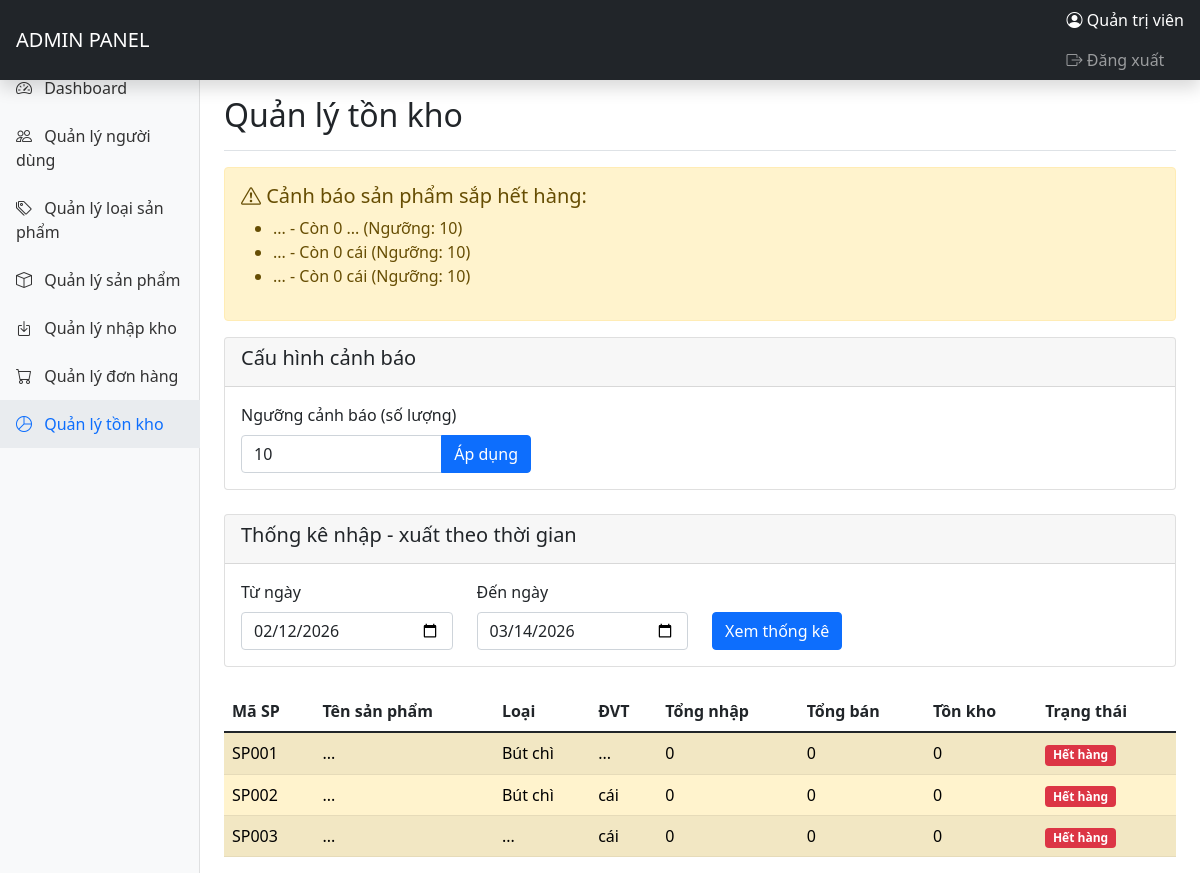
The page /Admin/inventory.php (signed in) on the database its author committed.
### tables this page shows
CREATE TABLE products (
    id INT AUTO_INCREMENT PRIMARY KEY,
    product_code VARCHAR(50) UNIQUE NOT NULL,
    name VARCHAR(200) NOT NULL,
    category_id INT,
    description TEXT,
    unit VARCHAR(50),
    quantity INT DEFAULT 0,
    image VARCHAR(255),
    profit_percent DECIMAL(5,2) DEFAULT 0,
    status TINYINT DEFAULT 1,  
    is_deleted TINYINT DEFAULT 0,  
    created_at TIMESTAMP DEFAULT CURRENT_TIMESTAMP,
    FOREIGN KEY (category_id) REFERENCES categories(id) ON DELETE SET NULL
);

CREATE TABLE categories (
    id INT AUTO_INCREMENT PRIMARY KEY,
    name VARCHAR(100) NOT NULL,
    description TEXT,
    created_at TIMESTAMP DEFAULT CURRENT_TIMESTAMP
);

### Admin/inventory.php (the view, shortened to what this page needs)
<?php
require_once '../config/database.php';
$warning_level = isset($_GET['warning_level']) ? $_GET['warning_level'] : 10;
$date_from = isset($_GET['date_from']) ? $_GET['date_from'] : date('Y-m-d', strtotime('-30 days'));
$date_to = isset($_GET['date_to']) ? $_GET['date_to'] : date('Y-m-d');
$sql = "SELECT
            p.id,
            p.product_code,
            p.name,
            p.unit,
            p.quantity as current_stock,
            c.name as category_name,
            (SELECT COALESCE(SUM(quantity), 0) FROM import_receipt_details ird
             JOIN import_receipts ir ON ird.receipt_id = ir.id
             WHERE ird.product_id = p.id AND ir.status = 1) as total_import,
            (SELECT COALESCE(SUM(quantity), 0) FROM order_details od
             JOIN orders o ON od.order_id = o.id
             WHERE od.product_id = p.id AND o.status = 'delivered') as total_sold
        FROM products p
        LEFT JOIN categories c ON p.category_id = c.id
        WHERE p.is_deleted = 0
        ORDER BY p.name";
$products = $conn->query($sql)->fetchAll(PDO::FETCH_ASSOC);
$low_stock = array_filter($products, function($p) use ($warning_level) {
    return $p['current_stock'] <= $warning_level;
});
?>
<!DOCTYPE html>
<html lang="vi">
<head>
    <link href="https://cdn.jsdelivr.net/npm/bootstrap@5.1.3/dist/css/bootstrap.min.css" rel="stylesheet">
    <link rel="stylesheet" href="https://cdn.jsdelivr.net/npm/bootstrap-icons@1.8.1/font/bootstrap-icons.css">
</head>
<body>
    <?php include 'includes/header.php'; ?>
    <div class="container-fluid">
        <div class="row">
            <?php include 'includes/sidebar.php'; ?>
            <main class="col-md-9 ms-sm-auto col-lg-10 px-md-4">
                <div class="d-flex justify-content-between flex-wrap flex-md-nowrap align-items-center pt-3 pb-2 mb-3 border-bottom">
                    <h1 class="h2">Quản lý tồn kho</h1>
                </div>
                <?php if (count($low_stock) > 0): ?>
                <div class="alert alert-warning">
                    <h5><i class="bi bi-exclamation-triangle"></i> Cảnh báo sản phẩm sắp hết hàng:</h5>
                    <ul>
                        <?php foreach ($low_stock as $product): ?>
                        <li>
                            <?php echo $product['name']; ?> -
                            Còn <?php echo $product['current_stock']; ?> <?php echo $product['unit']; ?>
                            (Ngưỡng: <?php echo $warning_level; ?>)
                        </li>
                        <?php endforeach; ?>
                    </ul>
                </div>
                <?php endif; ?>
                <div class="card mb-4">
                    <div class="card-header">
                        <h5>Cấu hình cảnh báo</h5>
                    </div>
                    <div class="card-body">
                        <form method="GET" action="" class="row">
                            <div class="col-md-4">
                                <label for="warning_level" class="form-label">Ngưỡng cảnh báo (số lượng)</label>
                                <div class="input-group">
                                    <input type="number" class="form-control" id="warning_level" name="warning_level" value="<?php echo $warning_level; ?>" min="1">
                                    <button type="submit" class="btn btn-primary">Áp dụng</button>
                                </div>
                            </div>
                        </form>
                    </div>
                </div>
                <div class="card mb-4">
                    <div class="card-header">
                        <h5>Thống kê nhập - xuất theo thời gian</h5>
                    </div>
                    <div class="card-body">
                        <form method="GET" action="" class="row">
                            <div class="col-md-3">
                                <label for="date_from" class="form-label">Từ ngày</label>
                                <input type="date" class="form-control" id="date_from" name="date_from" value="<?php echo $date_from; ?>">
                            </div>
                            <div class="col-md-3">
                                <label for="date_to" class="form-label">Đến ngày</label>
                                <input type="date" class="form-control" id="date_to" name="date_to" value="<?php echo $date_to; ?>">
                            </div>
                            <div class="col-md-3 d-flex align-items-end">
                                <button type="submit" class="btn btn-primary">Xem thống kê</button>
                            </div>
                        </form>
                    </div>
                </div>
                <div class="table-responsive">
                    <table class="table table-striped table-hover">
                        <thead>
                            <tr>
                                <th>Mã SP</th>
                                <th>Tên sản phẩm</th>
                                <th>Loại</th>
                                <th>ĐVT</th>
                                <th>Tổng nhập</th>
                                <th>Tổng bán</th>
                                <th>Tồn kho</th>
                                <th>Trạng thái</th>
                            </tr>
                        </thead>
                        <tbody>
                            <?php foreach ($products as $product):
                                $status_class = $product['current_stock'] <= $warning_level ? 'table-warning' : '';
                            ?>
                            <tr class="<?php echo $status_class; ?>">
                                <td><?php echo $product['product_code']; ?></td>
                                <td><?php echo $product['name']; ?></td>
                                <td><?php echo $product['category_name']; ?></td>
                                <td><?php echo $product['unit']; ?></td>
                                <td><?php echo $product['total_import']; ?></td>
                                <td><?php echo $product['total_sold']; ?></td>
                                <td><?php echo $product['current_stock']; ?></td>
                                <td>
                                    <?php if ($product['current_stock'] <= 0): ?>
                                        <span class="badge bg-danger">Hết hàng</span>
                                    <?php elseif ($product['current_stock'] <= $warning_level): ?>
                                        <span class="badge bg-warning">Sắp hết</span>
                                    <?php else: ?>
                                        <span class="badge bg-success">Còn hàng</span>
                                    <?php endif; ?>
                                </td>
                            </tr>
                            <?php endforeach; ?>
                        </tbody>
                    </table>
                </div>
            </main>
        </div>
    </div>
</body>
</html>

### rows shown on the page
products: name "...", quantity "0", unit "...", product_code "SP001", category.name "Bút chì", total_import "0", total_sold "0", shows "Hết hàng"
products: name "...", quantity "0", unit "cái", product_code "SP002", category.name "Bút chì", total_import "0", total_sold "0", shows "Hết hàng"
products: name "...", quantity "0", unit "cái", product_code "SP003", category.name "...", total_import "0", total_sold "0", shows "Hết hàng"

### other values the page prints
$_SESSION['admin_fullname'] "Quản trị viên"
